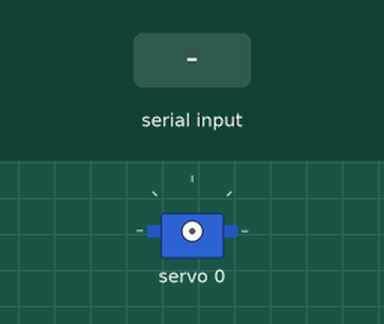
Bench run of a sketch on a simulated Arduino Uno, built with avr-gcc and run on an emulated ATmega328P. On the bench: servo. Inputs (shaded band) come from the test bench.

Above: at 1.2 s.
1.3 s: "a" received over Serial
2.8 s: "0" received over Serial
At 4.1 s:
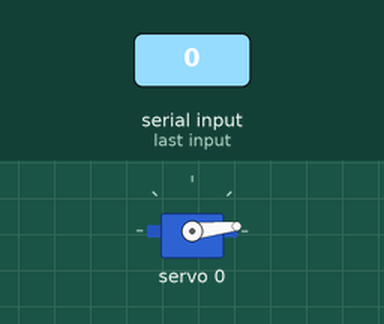
Timing chart, 0 to 5.8 s (numbered marks = the images above; inputs shaded):
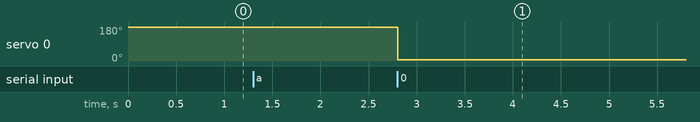

Measured:
- after the input at 2.8 s, servo 0: 180° → 6° at once

The sketch:

MANI_0505.ino
```cpp
#include <Wire.h>
//#include <Adafruit_PWMServoDriver.h>
#include <PCA9685.h>            //PCA9685用ヘッダーファイル（秋月電子通商作成）

//Adafruit_PWMServoDriver pwm = Adafruit_PWMServoDriver();
PCA9685 pwm = PCA9685(0x40);    //PCA9685のアドレス指定（アドレスジャンパ未接続時）
//PCA9685 pwm1 = PCA9685(0x41);


#define SERVOMIN 150
#define SERVOMAX 600
#define CENTER 375


byte val = 0;


void setup() {
  // put your setup code here, to run once:
  Serial.begin(9600);

  pwm.begin();
  pwm.setPWMFreq(60);
}

void loop() {
  // put your main code here, to run repeatedly:
  if(Serial.available() > 0){
    val = Serial.read();
  }

  if(val == 'a'){
    int angle = 180;
    angle = map(angle, 0, 180, SERVOMIN, SERVOMAX);
    pwm.setPWM(0, 0, angle);
  }else if(val == '0'){
    int angle = 0;
    angle = map(angle, 0, 180, SERVOMIN, SERVOMAX);
    pwm.setPWM(0, 0, angle);
  }

}
```
